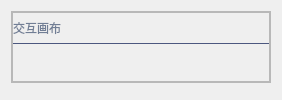
                        <widget class="QWidget" name="page_3">
                         <property name="sizePolicy">
                          <sizepolicy hsizetype="Expanding" vsizetype="Expanding">
                           <horstretch>0</horstretch>
                           <verstretch>0</verstretch>
                          </sizepolicy>
                         </property>
                         <layout class="QVBoxLayout" name="verticalLayout_23">
                          <item>
                           <widget class="QFrame" name="frame">
                            <property name="sizePolicy">
                             <sizepolicy hsizetype="Expanding" vsizetype="Expanding">
                              <horstretch>0</horstretch>
                              <verstretch>0</verstretch>
                             </sizepolicy>
                            </property>
                            <property name="frameShape">
                             <enum>QFrame::StyledPanel</enum>
                            </property>
                            <property name="frameShadow">
                             <enum>QFrame::Raised</enum>
                            </property>
                            <layout class="QHBoxLayout" name="horizontalLayout_14">
                             <property name="spacing">
                              <number>0</number>
                             </property>
                             <property name="leftMargin">
                              <number>0</number>
                             </property>
                             <property name="topMargin">
                              <number>0</number>
                             </property>
                             <property name="rightMargin">
                              <number>0</number>
                             </property>
                             <property name="bottomMargin">
                              <number>0</number>
                             </property>
                             <item>
                              <widget class="QFrame" name="frame_6">
                               <property name="sizePolicy">
                                <sizepolicy hsizetype="Expanding" vsizetype="Expanding">
                                 <horstretch>0</horstretch>
                                 <verstretch>0</verstretch>
                                </sizepolicy>
                               </property>
                               <property name="minimumSize">
                                <size>
                                 <width>0</width>
                                 <height>0</height>
                                </size>
                               </property>
                               <property name="frameShape">
                                <enum>QFrame::StyledPanel</enum>
                               </property>
                               <property name="frameShadow">
                                <enum>QFrame::Raised</enum>
                               </property>
                               <layout class="QVBoxLayout" name="verticalLayout_24">
                                <property name="spacing">
                                 <number>0</number>
                                </property>
                                <property name="leftMargin">
                                 <number>0</number>
                                </property>
                                <property name="topMargin">
                                 <number>0</number>
                                </property>
                                <property name="rightMargin">
                                 <number>0</number>
                                </property>
                                <property name="bottomMargin">
                                 <number>0</number>
                                </property>
                                <item>
                                 <widget class="QLabel" name="page3InfoLabel_2">
                                  <property name="sizePolicy">
                                   <sizepolicy hsizetype="Fixed" vsizetype="Minimum">
                                    <horstretch>0</horstretch>
                                    <verstretch>0</verstretch>
                                   </sizepolicy>
                                  </property>
                                  <property name="minimumSize">
                                   <size>
                                    <width>0</width>
                                    <height>30</height>
                                   </size>
                                  </property>
                                  <property name="maximumSize">
                                   <size>
                                    <width>16777215</width>
                                    <height>30</height>
                                   </size>
                                  </property>
                                  <property name="styleSheet">
                                   <string notr="true">color: rgb(113, 126, 149);</string>
                                  </property>
                                  <property name="text">
                                   <string>交互画布</string>
                                  </property>
                                 </widget>
                                </item>
                                <item>
                                 <widget class="QGraphicsView" name="graphicsView">
                                  <property name="minimumSize">
                                   <size>
                                    <width>0</width>
                                    <height>1</height>
                                   </size>
                                  </property>
                                  <property name="maximumSize">
                                   <size>
                                    <width>16777215</width>
                                    <height>1</height>
                                   </size>
                                  </property>
                                  <property name="styleSheet">
                                   <string notr="true">background-color: #6272a4;</string>
                                  </property>
                                 </widget>
                                </item>
                                <item>
                                 <widget class="QWidget" name="web_browser_widget" native="true"/>
                                </item>
                               </layout>
                              </widget>
                             </item>
                            </layout>
                           </widget>
                          </item>
                          <item>
                           <widget class="QFrame" name="frame_8">
                            <property name="frameShape">
                             <enum>QFrame::StyledPanel</enum>
                            </property>
                            <property name="frameShadow">
                             <enum>QFrame::Raised</enum>
                            </property>
                           </widget>
                          </item>
                         </layout>
                        </widget>
